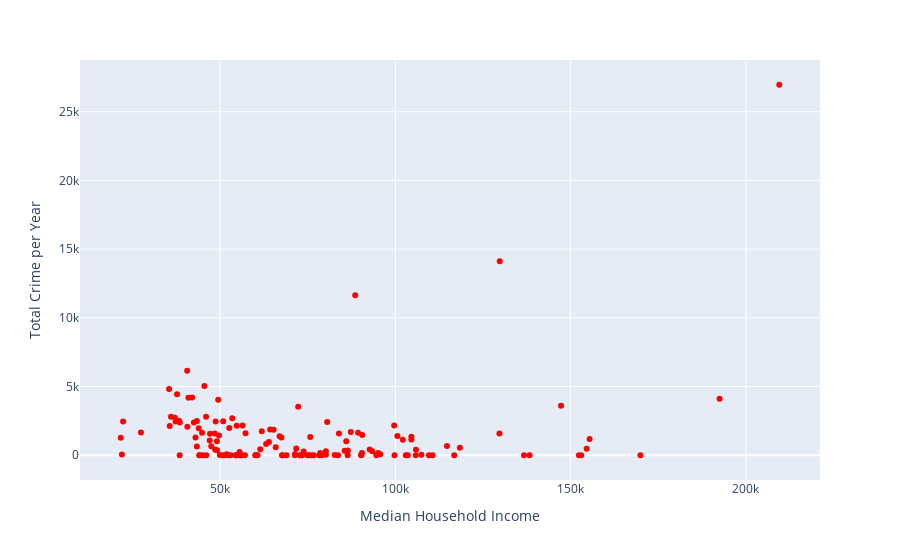

This figure's notebook cell:
### Code cell
crime_income.plot.scatter(x='Amount', y='Total Crime per Year', color_discrete_sequence=['#FF0000'],
                         labels={'Amount': 'Median Household Income'})

### Figure 1 — Plotly figure (JSON) as saved in the notebook; plotly's stock layout.template omitted (floating-point values rounded to 4 significant figures; data arrays with more than 128 entries replaced by an {"elided": "..."} marker saying what was removed)
{"data": [{"hovertemplate": "Median Household Income=%{x}<br>Total Crime per Year=%{y}<extra></extra>", "legendgroup": "", "marker": {"color": "#FF0000", "symbol": "circle"}, "mode": "markers", "name": "", "orientation": "v", "showlegend": false, "type": "scatter", "x": {"elided": "140 int values"}, "xaxis": "x", "y": {"elided": "140 float values"}, "yaxis": "y"}], "layout": {"legend": {"tracegroupgap": 0}, "margin": {"t": 60}, "xaxis": {"anchor": "y", "domain": [0, 1], "title": {"text": "Median Household Income"}}, "yaxis": {"anchor": "x", "domain": [0, 1], "title": {"text": "Total Crime per Year"}}}}
